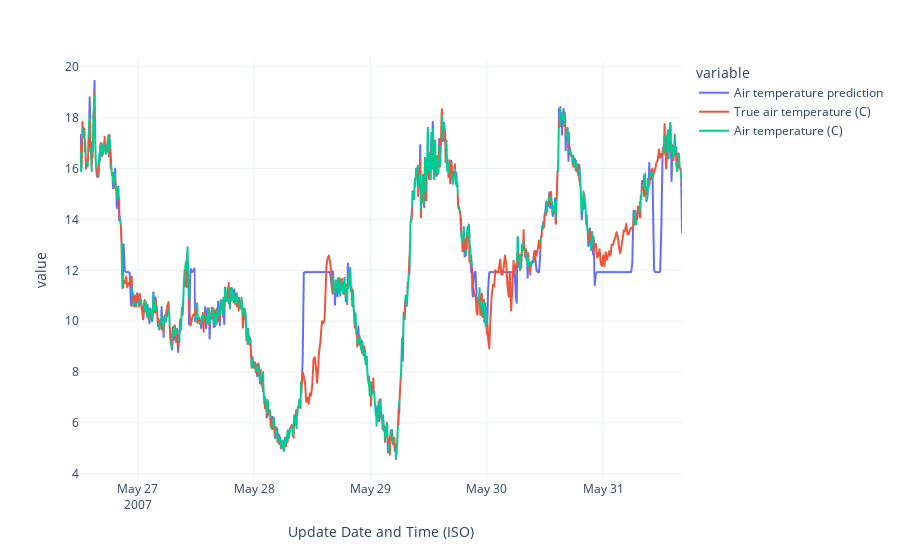

Source (notebook cell):
### Code cell
px.line(data, y=["Air temperature prediction", "True air temperature (C)", 'Air temperature (C)'])

### Figure 1 — Plotly figure (JSON) as saved in the notebook; plotly's stock layout.template omitted (floating-point values rounded to 4 significant figures; data arrays with more than 128 entries replaced by an {"elided": "..."} marker saying what was removed)
{"data": [{"hovertemplate": "variable=Air temperature prediction<br>Update Date and Time (ISO)=%{x}<br>value=%{y}<extra></extra>", "legendgroup": "Air temperature prediction", "line": {"color": "#636efa", "dash": "solid"}, "marker": {"symbol": "circle"}, "mode": "lines", "name": "Air temperature prediction", "showlegend": true, "type": "scattergl", "x": {"elided": "1258 str values"}, "xaxis": "x", "y": {"elided": "1258 float values"}, "yaxis": "y"}, {"hovertemplate": "variable=True air temperature (C)<br>Update Date and Time (ISO)=%{x}<br>value=%{y}<extra></extra>", "legendgroup": "True air temperature (C)", "line": {"color": "#EF553B", "dash": "solid"}, "marker": {"symbol": "circle"}, "mode": "lines", "name": "True air temperature (C)", "showlegend": true, "type": "scattergl", "x": {"elided": "1258 str values"}, "xaxis": "x", "y": {"elided": "1258 float values"}, "yaxis": "y"}, {"hovertemplate": "variable=Air temperature (C)<br>Update Date and Time (ISO)=%{x}<br>value=%{y}<extra></extra>", "legendgroup": "Air temperature (C)", "line": {"color": "#00cc96", "dash": "solid"}, "marker": {"symbol": "circle"}, "mode": "lines", "name": "Air temperature (C)", "showlegend": true, "type": "scattergl", "x": {"elided": "1258 str values"}, "xaxis": "x", "y": {"elided": "1258 float values"}, "yaxis": "y"}], "layout": {"legend": {"title": {"text": "variable"}, "tracegroupgap": 0}, "margin": {"t": 60}, "xaxis": {"anchor": "y", "domain": [0, 1], "title": {"text": "Update Date and Time (ISO)"}}, "yaxis": {"anchor": "x", "domain": [0, 1], "title": {"text": "value"}}}}
